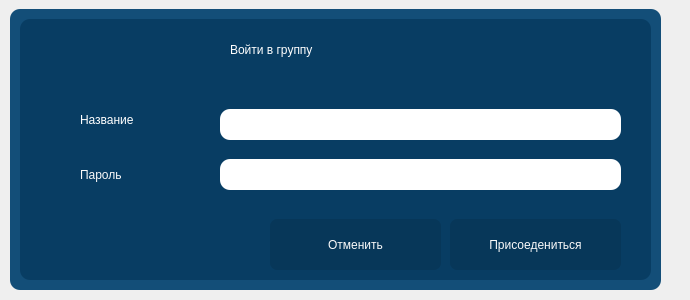
<?xml version="1.0" encoding="UTF-8"?>
<ui version="4.0">
 <class>Form</class>
 <widget class="QWidget" name="Form">
  <property name="geometry">
   <rect>
    <x>0</x>
    <y>0</y>
    <width>690</width>
    <height>300</height>
   </rect>
  </property>
  <property name="windowTitle">
   <string>Form</string>
  </property>
  <widget class="QFrame" name="frame">
   <property name="geometry">
    <rect>
     <x>10</x>
     <y>9</y>
     <width>651</width>
     <height>281</height>
    </rect>
   </property>
   <property name="styleSheet">
    <string notr="true">QFrame{
    border-radius: 10px;
	background-color: #134e78;
}</string>
   </property>
   <property name="frameShape">
    <enum>QFrame::StyledPanel</enum>
   </property>
   <property name="frameShadow">
    <enum>QFrame::Raised</enum>
   </property>
   <widget class="QFrame" name="frame_2">
    <property name="geometry">
     <rect>
      <x>10</x>
      <y>10</y>
      <width>631</width>
      <height>261</height>
     </rect>
    </property>
    <property name="styleSheet">
     <string notr="true">QFrame{
    border-radius: 10px;
	background-color: #083d63;
}</string>
    </property>
    <property name="frameShape">
     <enum>QFrame::StyledPanel</enum>
    </property>
    <property name="frameShadow">
     <enum>QFrame::Raised</enum>
    </property>
    <widget class="QLabel" name="input_Label">
     <property name="geometry">
      <rect>
       <x>210</x>
       <y>10</y>
       <width>301</width>
       <height>41</height>
      </rect>
     </property>
     <property name="styleSheet">
      <string notr="true">QLabel{
    font: 18pt &quot;Sitka Small&quot;;
    color: #fff;
}</string>
     </property>
     <property name="text">
      <string>Войти в группу</string>
     </property>
    </widget>
    <widget class="QLineEdit" name="group_name_line">
     <property name="geometry">
      <rect>
       <x>200</x>
       <y>90</y>
       <width>401</width>
       <height>31</height>
      </rect>
     </property>
     <property name="styleSheet">
      <string notr="true">QLineEdit{
	border-radius: 10px;
	background-color: #fff;
    font: 12pt &quot;Sitka Small&quot;;
}</string>
     </property>
    </widget>
    <widget class="QLineEdit" name="password_line">
     <property name="geometry">
      <rect>
       <x>200</x>
       <y>140</y>
       <width>401</width>
       <height>31</height>
      </rect>
     </property>
     <property name="styleSheet">
      <string notr="true">QLineEdit{
	border-radius: 10px;
	background-color: #fff;
    font: 12pt &quot;Sitka Small&quot;;
}</string>
     </property>
    </widget>
    <widget class="QLabel" name="name_group_Label">
     <property name="geometry">
      <rect>
       <x>60</x>
       <y>80</y>
       <width>131</width>
       <height>41</height>
      </rect>
     </property>
     <property name="styleSheet">
      <string notr="true">QLabel{
    font: 15pt &quot;Sitka Small&quot;;
    color: #fff;
}</string>
     </property>
     <property name="text">
      <string>Название</string>
     </property>
    </widget>
    <widget class="QLabel" name="password_Label">
     <property name="geometry">
      <rect>
       <x>60</x>
       <y>140</y>
       <width>111</width>
       <height>31</height>
      </rect>
     </property>
     <property name="styleSheet">
      <string notr="true">QLabel{
    font: 15pt &quot;Sitka Small&quot;;
     color: rgb(250, 250, 250);
}</string>
     </property>
     <property name="text">
      <string>Пароль</string>
     </property>
    </widget>
    <widget class="QPushButton" name="close_Button">
     <property name="geometry">
      <rect>
       <x>250</x>
       <y>200</y>
       <width>171</width>
       <height>51</height>
      </rect>
     </property>
     <property name="styleSheet">
      <string notr="true">QPushButton {
	font: 12pt &quot;Sitka Small&quot;;
    border: none;
    border-radius: 7px;
	background-color:  #073759;
    color: rgb(250, 250, 250);
}
QPushButton:hover{
	background-color: #0a3d61;
}
QPushButton:pressed{
	background-color: #0c5487;
}

</string>
     </property>
     <property name="text">
      <string>Отменить</string>
     </property>
    </widget>
    <widget class="QPushButton" name="confirm_Button">
     <property name="geometry">
      <rect>
       <x>430</x>
       <y>200</y>
       <width>171</width>
       <height>51</height>
      </rect>
     </property>
     <property name="styleSheet">
      <string notr="true">QPushButton {
	font: 12pt &quot;Sitka Small&quot;;
    border: none;
    border-radius: 7px;
	background-color:  #073759;
    color: rgb(250, 250, 250);
}
QPushButton:hover{
	background-color: #0a3d61;
}
QPushButton:pressed{
	background-color: #0c5487;
}

</string>
     </property>
     <property name="text">
      <string>Присоедениться</string>
     </property>
    </widget>
   </widget>
  </widget>
 </widget>
 <resources/>
 <connections/>
</ui>
